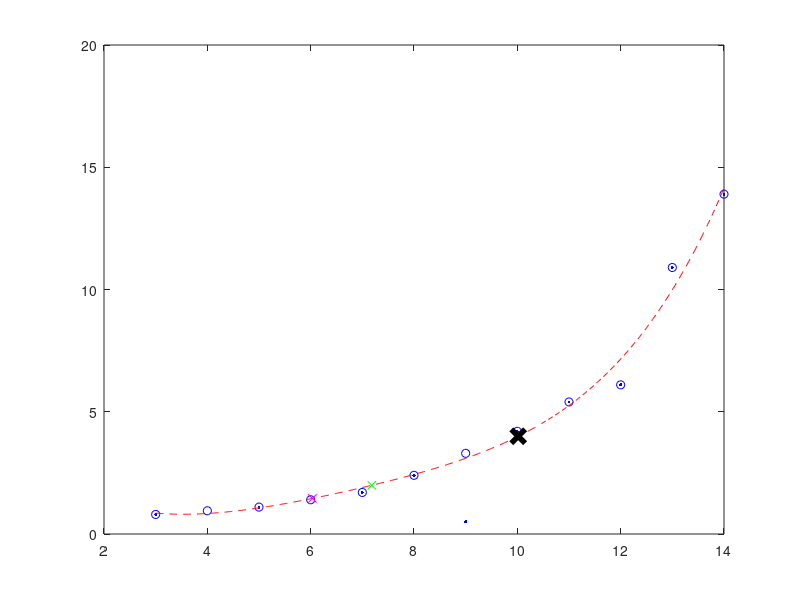

MATLAB code to generate this figure: (Note: this script raises an error after producing the figure.)
clear 
close all
clc

%% upload data to workspace

load('l0.mat'); %change numbering for each participant
lact.time = l0.la_time(2:end); %cut data down to only exercise samples 
lact.data = l0.la(2:end); 

%% find reading errors and approximate blood lactate values at 4 & 6 min

%if lact concentration decreases significantly between two measures,
%identify it as sensor error and re-estimate based on previous and
%following samples
for i = 2:length(lact.data)-1
    if(lact.data(i)<lact.data(i-1)-0.1)
        lact.data(i) = lact.data(i-1)+(lact.data(i+1)-lact.data(i-1))/2;
    end
end

%estimate missing lact concentration values at 4 & 6 min 
lact.four = lact.data(1)+(lact.data(2)-lact.data(1))/2;
lact.six = lact.data(2)+(lact.data(3)-lact.data(2))/2;

%rewrite data and time arrays with all extrapolated values
lact.data = [lact.data(1) lact.four lact.data(2).' lact.six lact.data(3:end).'];
lact.time = [lact.time(1) 4 lact.time(2).' 6 lact.time(3:end).'];

%% fit polynomial to data
%this will allow to have lact estimations per second
p = polyfit(lact.time, lact.data, 5);
fit.time = lact.time(1):1/60:lact.time(end);
fit.data = polyval(p,fit.time);

%% compute thresholds

LT1 = find(fit.data>= 2, 1, 'first')-1;
LT2 = find(fit.data>= 4, 1, 'first')-1;

for i = 1:length(fit.data)-120
    mean1(i) = mean(fit.data(i:i+60));
    mean2(i) = mean(fit.data(i+60:i+120));
    dif(i) = mean1(i)-mean2(i);
end
LTonset = find(dif<-0.5, 1, 'first')-1;

%% Plotting estimation results
figure()
plot(l0.la_time(2:end), l0.la(2:end), 'b.', 'MarkerSize',7, 'linewidth', 4)
hold on
plot(lact.time, lact.data, 'bo');
plot(fit.time, fit.data, 'r--')
plot(fit.time(LTonset), fit.data(LTonset),'mx',fit.time(LT1), fit.data(LT1),'gx', fit.time(LT2), fit.data(LT2),'kx','MarkerSize',10, 'linewidth', 4);
yline(4, '--')
yline(2, '--')
hold off
xlabel('Time (min)','Interpreter', 'latex')
ylabel('Muscle lactate concentration (mM)','Interpreter', 'latex')
legend({'Measured samples','Corrected samples', 'Polynomial fit','Onset in lactate accumulation','LT1', 'LT2'},'Interpreter', 'latex');
yticks(0:2:max(lact.data)+1)

%% Save results
save('LT_0', 'LT1', 'LT2','LTonset')

%% Clear workspace if needed
% clear 
% close all
% clc

%% Load EMG sensor data

datasetsEMG = dir('EMG bip ACC0.mat');

EMG.input.data = load(datasetsEMG.name, '-mat');


%% Constants
% add some constants to the struct const
const.fs = 2048;                          %sample frequency
const.T = 1/const.fs;                     %sample period
raw.data = EMG.input.data.EMG_ACC(1,1:const.fs*540); %raw data
raw.t = (0:length(raw.data)-1)*const.T;   %time of raw signal
load('LT_0.mat')
const.LT2 = LT2/60;                     %LT2 derived from lact data, change for each participant accordingly


%% Filter
% apply a bandpass filter of:
% * order 10
% * low cuttof frequency of 10 Hz
% * high cuttof frequency of 500 Hz
% save filtered data to struct Filtered
Filt.filter = designfilt('bandpassiir', 'FilterOrder', 10, 'HalfPowerFrequency1', 10, 'HalfPowerFrequency2', 500, 'SampleRate', const.fs);
Filt.data = filter(Filt.filter, raw.data);
Filt.time = raw.t;

%% Window split [Razanskas 2015]
% apply the segmentation method used by Razanskas
% save the data to the struct seg

seg.N = 1280;                         %N = estimated window size
i2 = 2;                               %i2 = index for iteration
seg.S = Filt.data;                   %S(t) = filtered data during incremental exercise
seg.t = Filt.time;                   %t = time during incremental exercise
for i = 2:length(seg.S)
    seg.dS(i2) = seg.S(i)-seg.S(i-1); %dS(t), the backward difference of the incremental exercise
    i2 = i2+1;
end

%calculations of V(t), variability function:
i2 = 1;                               %reset index for next iteration
for i = 1:length(seg.dS)
    if i > length(seg.dS)-seg.N
        seg.V(i2) = 0;                                %Prevent Errors at the end of iteration
    else
        seg.V(i2) = sum(abs(seg.dS(i:i+seg.N-1)));    %Equation for V(t)
    end
    i2 = i2+1;
end

%calculations of V_com(t), comparing variability before and after a 
%given sample will allow to determine if it is beginning/end of an a
%activity burst:
i2 = 1;
for i = 1:length(seg.dS)
    if i <= seg.N
        seg.Vcom(i2) = 0;                             %Prevent errors at beginning of iteration
    else
        seg.Vcom(i2) = seg.V(i-seg.N)/seg.V(i);       %Equation for V_com(t)
    end
    i2 = i2+1;
end

%% Split data into contractions using Vcom info

%find all local min and max of Vcom (aka the start and end of every
%contraction)

fig.xlimvar=[300 305];

seg.min = islocalmin(abs(seg.Vcom),'MinProminence',0.75); 
seg.max = islocalmax(abs(seg.Vcom),'MinProminence',0.75);

%define and store all starting and ending points of contractions
seg.cycles.start = find(seg.min);
seg.cycles.end = find(seg.max);

%% Plot contraction identification

figure()
plot(seg.t,seg.S,seg.t(seg.min),seg.S(seg.min),'r*',seg.t(seg.max),seg.S(seg.max),'g*')
axis tight
ylabel("Amplitude (a.u.)",'Interpreter', 'latex')
xlabel("Time (s)",'Interpreter', 'latex')
legend({'Filtered EMG', 'Contraction start', 'Contraction end'});
hold on
xlim(fig.xlimvar)

figure()
plot(seg.t,seg.Vcom,seg.t(seg.min),seg.Vcom(seg.min),'r*',seg.t(seg.max),seg.Vcom(seg.max),'g*')
axis tight
ylabel("Vcom",'Interpreter', 'latex')
xlabel("Time (s)",'Interpreter', 'latex')
hold on
xlim(fig.xlimvar)

%% find standard deviation per contraction

%calculate STD filtered EMG amplitude value per identified contraction
for i = 1:length(seg.cycles.start)-1
    seg.cycles.std(i) = std(seg.S(seg.cycles.start(i):seg.cycles.end(i+1)));  
end

%% normalized standard deviation per contraction

seg.cycles.stdmax = max(seg.cycles.std);
seg.cycles.nstd = seg.cycles.std/seg.cycles.stdmax;

%% find the first contraction past the LT

seg.lact = find(seg.cycles.start>const.LT2*const.fs*60, 1, 'first');
LT_per_contraction = seg.lact;

%define time axis based on number of contractions
seg.cycles.count = 1:length(seg.cycles.nstd);

%% Extract state specific results (mean & standard deviation of Gaussian curves)

%split and plot observation data into states based on LT
seg.state1.data = seg.cycles.nstd(1:seg.lact);
seg.state2.data = seg.cycles.nstd(seg.lact:end);

%Gaussian fitting for both pre and post LT
[m1,s1] = normfit(seg.state1.data);
y1 = normpdf(seg.state1.data,m1,s1);
[m2,s2] = normfit(seg.state2.data);
y2 = normpdf(seg.state2.data,m2,s2);

%% Evaluate transition matrix (only for participant who will be used for first iteration of HMM)

transition11 = 0;
transition22 = 0;
transition12 = 0;
transition21 = 0;

for i = 1:length(seg.cycles.start)-1
    if((seg.cycles.start(i) < seg.lact*const.fs) && (seg.cycles.start(i+1) >= seg.lact*const.fs))
        transition12 = transition12 + 1;
    end
    if((seg.cycles.start(i) >= seg.lact*const.fs) && (seg.cycles.start(i+1) < seg.lact*const.fs))
        transition21 = transition21 + 1;
    end
    if((seg.cycles.start(i) < seg.lact*const.fs) && (seg.cycles.start(i+1) < seg.lact*const.fs))
        transition11 = transition11 + 1;
    end
    if((seg.cycles.start(i) >= seg.lact*const.fs) && (seg.cycles.start(i+1) >= seg.lact*const.fs))
        transition22 = transition22 + 1;
    end
end

transmat = [[transition11 transition12]/(transition11+transition12); [transition21 transition22]/(transition21+transition22)];


%% Plot outputs 

figure()
seg.state1.prob = histogram(seg.state1.data,'Normalization','probability');
hold on
seg.state2.prob = histogram(seg.state2.data,'Normalization','probability');
hold off
xlabel('STD (per contraction)','Interpreter', 'latex')
ylabel('Probability density','Interpreter', 'latex')
legend({'pre LT', 'post LT'},'Interpreter', 'latex')

figure()
plot(seg.state1.data,y1,'b.', 'MarkerSize', 7);
hold on
plot(seg.state2.data,y2,'r.','MarkerSize', 7);
ylabel('Gaussian fitted distribution','Interpreter', 'latex')
xlabel('Normalized STD (per contraction)','Interpreter', 'latex')
legend({'pre-LT', 'post-LT'},'Interpreter', 'latex')
hold off

nSTD = seg.cycles.nstd;

%% save results
%state-specific mean and sigma values of participant 1 for definition of 
%first iteration of HMM, non state-specific STD contraction values
%for all participants to use as input to train HMM

save('model_parameters_nstd0','nSTD', 'm1', 'm2', 's1', 's2', 'transmat','LT_per_contraction')

%% 
clear
close all
clc

%% Load data to workspace

datasets.parameters = dir('model_parameters_nstd0.mat'); 
for i = 1:length(datasets.parameters)
    data(i) = load(datasets.parameters(i).name, '-mat');
    cycles{i,:} = 1:length(data(i).nSTD);
    nSTD{i}(:,cycles{i,:}) = data(i).nSTD;
end

%% Gaussian fitting
%Now let us introduce the initial Gaussian parameters for Q = 2 hidden states for participant 1 to
%base first iteration of HMM off
%The mean and standard deviation of the Gaussians are used to define
%emission probabilities of the HMM 
Q = 2; 

mu0 = [data(i).m1 data(i).m2];
Sigma0 = [data(1).s1 data(1).s2];

mu0 = reshape(mu0, [1 Q 1]);
Sigma0 = reshape(Sigma0, [1 1 Q 1]);

%Define prior and transition probabilities, the mixmatrix is null
%in this case since we are not using a mixture of Gaussian inputs to 
%represent each state but only one

mixmat0 = [];
prior0 = [1; 0];
transmat0 = data(1).transmat;

%% Iteratively train model
%Finally, let us iteratively improve these parameter estimates using EM
%and the computed STD per contraction

[LL_HMM, prior_HMM, transmat_HMM, mu_HMM, Sigma_HMM, mixmat_HMM] = mhmm_em(nSTD, prior0, transmat0, mu0, (Sigma0).^2, mixmat0, 'max_iter', 20);
 
save('HMM_parameters', 'prior_HMM', 'transmat_HMM', 'mu_HMM', 'Sigma_HMM', 'mixmat_HMM');

%%
% clear 
% close all
% clc
%% Estimating state at every observation for a given data sequence
%load observation data for one participant to test the model
observation = load('model_parameters_nstd0.mat');
data = observation.nSTD;
LT2 = observation.LT_per_contraction; %LT found previously


%%
%load model parameters
model = load('HMM_parameters.mat');
mu = model.mu_HMM;
Sigma = model.Sigma_HMM;
mixmat = model.mixmat_HMM;
transmat = model.transmat_HMM;

%% Use Viterbi algorithm to predict hidden state for every contraction in the input data
B = mixgauss_prob(data, mu, Sigma);
[path] = viterbi_path([1;0], transmat, B);

%% Find contraction at which hidden state transition is predicted to have been made (if at all) 
curr_state = path(end);
transition = find(path>1, 1, 'first');





